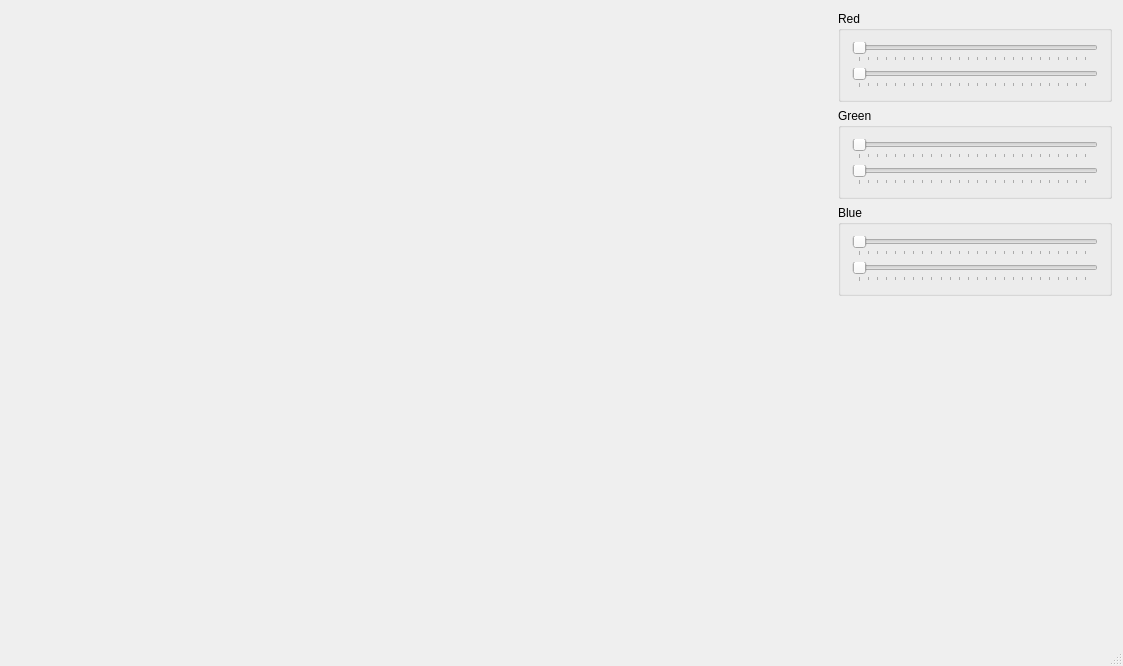
<?xml version="1.0" encoding="UTF-8"?>
<ui version="4.0">
 <class>MainWindow</class>
 <widget class="QMainWindow" name="MainWindow">
  <property name="geometry">
   <rect>
    <x>0</x>
    <y>0</y>
    <width>1123</width>
    <height>666</height>
   </rect>
  </property>
  <property name="windowTitle">
   <string>OpenCV Example</string>
  </property>
  <widget class="QWidget" name="centralWidget">
   <layout class="QHBoxLayout" name="horizontalLayout_2" stretch="3,1">
    <item>
     <layout class="QHBoxLayout" name="horizontalLayout">
      <item>
       <widget class="ImageView" name="imageView" native="true"/>
      </item>
     </layout>
    </item>
    <item>
     <layout class="QVBoxLayout" name="verticalLayout_2">
      <item>
       <widget class="QGroupBox" name="redBox">
        <property name="title">
         <string>Red</string>
        </property>
        <layout class="QVBoxLayout" name="verticalLayout">
         <item>
          <widget class="QSlider" name="redMinSlider">
           <property name="maximum">
            <number>255</number>
           </property>
           <property name="value">
            <number>0</number>
           </property>
           <property name="orientation">
            <enum>Qt::Horizontal</enum>
           </property>
           <property name="invertedAppearance">
            <bool>false</bool>
           </property>
           <property name="invertedControls">
            <bool>false</bool>
           </property>
           <property name="tickPosition">
            <enum>QSlider::TicksBelow</enum>
           </property>
          </widget>
         </item>
         <item>
          <widget class="QSlider" name="redMaxSlider">
           <property name="maximum">
            <number>255</number>
           </property>
           <property name="value">
            <number>0</number>
           </property>
           <property name="orientation">
            <enum>Qt::Horizontal</enum>
           </property>
           <property name="tickPosition">
            <enum>QSlider::TicksBelow</enum>
           </property>
          </widget>
         </item>
        </layout>
       </widget>
      </item>
      <item>
       <widget class="QGroupBox" name="greenBox">
        <property name="title">
         <string>Green</string>
        </property>
        <layout class="QVBoxLayout" name="verticalLayout_3">
         <item>
          <widget class="QSlider" name="greenMinSlider">
           <property name="maximum">
            <number>255</number>
           </property>
           <property name="value">
            <number>0</number>
           </property>
           <property name="orientation">
            <enum>Qt::Horizontal</enum>
           </property>
           <property name="tickPosition">
            <enum>QSlider::TicksBelow</enum>
           </property>
          </widget>
         </item>
         <item>
          <widget class="QSlider" name="greenMaxSlider">
           <property name="maximum">
            <number>255</number>
           </property>
           <property name="value">
            <number>0</number>
           </property>
           <property name="orientation">
            <enum>Qt::Horizontal</enum>
           </property>
           <property name="tickPosition">
            <enum>QSlider::TicksBelow</enum>
           </property>
          </widget>
         </item>
        </layout>
       </widget>
      </item>
      <item>
       <widget class="QGroupBox" name="redGroup">
        <property name="title">
         <string>Blue</string>
        </property>
        <layout class="QVBoxLayout" name="verticalLayout_4">
         <item>
          <widget class="QSlider" name="blueMinSlider">
           <property name="maximum">
            <number>255</number>
           </property>
           <property name="value">
            <number>0</number>
           </property>
           <property name="orientation">
            <enum>Qt::Horizontal</enum>
           </property>
           <property name="tickPosition">
            <enum>QSlider::TicksBelow</enum>
           </property>
          </widget>
         </item>
         <item>
          <widget class="QSlider" name="blueMaxSlider">
           <property name="maximum">
            <number>255</number>
           </property>
           <property name="value">
            <number>0</number>
           </property>
           <property name="orientation">
            <enum>Qt::Horizontal</enum>
           </property>
           <property name="tickPosition">
            <enum>QSlider::TicksBelow</enum>
           </property>
          </widget>
         </item>
        </layout>
       </widget>
      </item>
      <item>
       <spacer name="verticalSpacer">
        <property name="orientation">
         <enum>Qt::Vertical</enum>
        </property>
        <property name="sizeHint" stdset="0">
         <size>
          <width>20</width>
          <height>40</height>
         </size>
        </property>
       </spacer>
      </item>
     </layout>
    </item>
   </layout>
  </widget>
  <widget class="QStatusBar" name="statusBar"/>
 </widget>
 <layoutdefault spacing="6" margin="11"/>
 <customwidgets>
  <customwidget>
   <class>ImageView</class>
   <extends>QWidget</extends>
   <header>imageview.h</header>
   <container>1</container>
  </customwidget>
 </customwidgets>
 <resources/>
 <connections/>
</ui>
